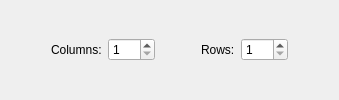
             <widget class="QWidget" name="page_8">
              <layout class="QHBoxLayout" name="horizontalLayout_23">
               <item>
                <spacer name="horizontalSpacer_42">
                 <property name="orientation">
                  <enum>Qt::Horizontal</enum>
                 </property>
                 <property name="sizeHint" stdset="0">
                  <size>
                   <width>40</width>
                   <height>20</height>
                  </size>
                 </property>
                </spacer>
               </item>
               <item>
                <widget class="QLabel" name="label_78">
                 <property name="text">
                  <string>Columns:</string>
                 </property>
                </widget>
               </item>
               <item>
                <widget class="QSpinBox" name="spinBoxMatrixCols">
                 <property name="minimum">
                  <number>1</number>
                 </property>
                 <property name="maximum">
                  <number>100</number>
                 </property>
                </widget>
               </item>
               <item>
                <spacer name="horizontalSpacer_44">
                 <property name="orientation">
                  <enum>Qt::Horizontal</enum>
                 </property>
                 <property name="sizeHint" stdset="0">
                  <size>
                   <width>40</width>
                   <height>20</height>
                  </size>
                 </property>
                </spacer>
               </item>
               <item>
                <widget class="QLabel" name="label_79">
                 <property name="text">
                  <string>Rows:</string>
                 </property>
                </widget>
               </item>
               <item>
                <widget class="QSpinBox" name="spinBoxMatrixRows">
                 <property name="minimum">
                  <number>1</number>
                 </property>
                 <property name="maximum">
                  <number>100</number>
                 </property>
                </widget>
               </item>
               <item>
                <spacer name="horizontalSpacer_45">
                 <property name="orientation">
                  <enum>Qt::Horizontal</enum>
                 </property>
                 <property name="sizeHint" stdset="0">
                  <size>
                   <width>40</width>
                   <height>20</height>
                  </size>
                 </property>
                </spacer>
               </item>
              </layout>
             </widget>
